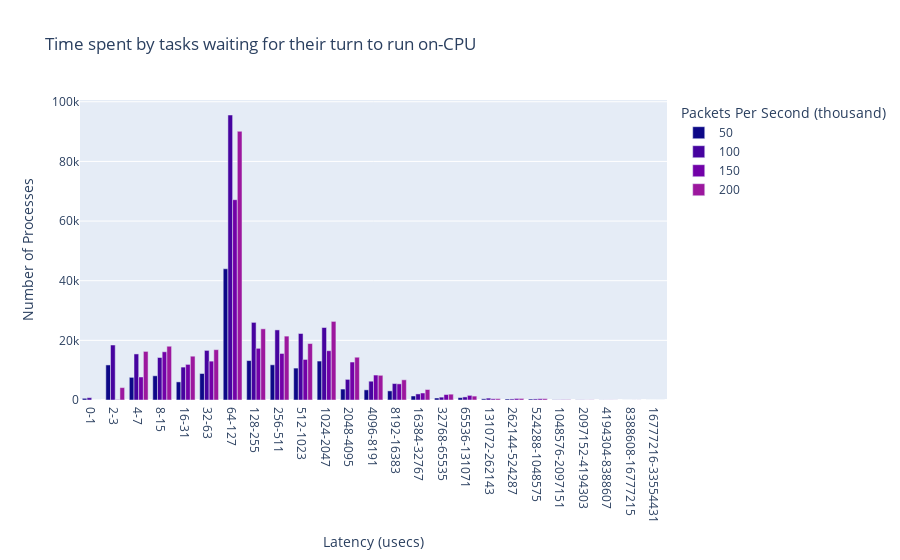
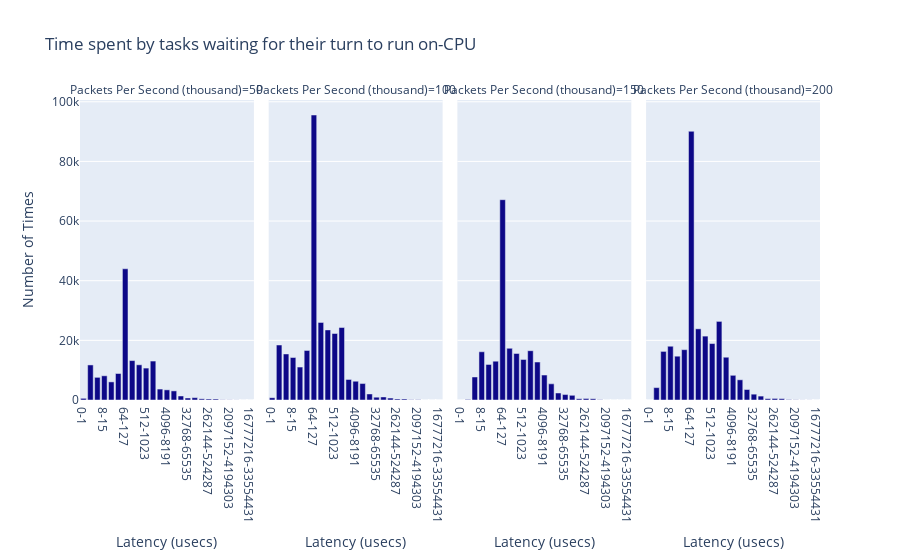

The notebook cell these images were saved under, in order:
### Code cell
offcpudist_df = spark.read.option("basePath", basePath).json(f"{basePath}/kpps=*/tool=offcpudist").select(
    "kpps", "ts", "val_type", "tool",
    explode("data").alias("dataExplode")
).orderBy(col('kpps')).select(col("kpps").cast(StringType()), "ts", "val_type", "tool", "dataExplode.*", concat_ws('-',col('dataExplode.interval-start'),col('dataExplode.interval-end')).alias("interval"))
offcpudist_fig_1 = px.bar(offcpudist_df.toPandas(), x="interval", y="count", color="kpps", barmode="group",
        title="Time spent by tasks waiting for their turn to run on-CPU",
        color_discrete_sequence=px.colors.sequential.Plasma,
        labels={
                    "kpps": "Packets Per Second (thousand)",
                    "count": "Number of Processes",
                    "interval": "Latency (usecs)"
        })
offcpudist_fig_1.show()
offcpudist_fig_1.write_image("images/offcpudist_fig_1.jpeg")
offcpudist_fig_2 = px.bar(offcpudist_df.toPandas(), x="interval", y="count", barmode="group",
        facet_col="kpps",
        title="Time spent by tasks waiting for their turn to run on-CPU",
        color_discrete_sequence=px.colors.sequential.Plasma,
        labels={
                    "kpps": "Packets Per Second (thousand)",
                    "count": "Number of Times",
                    "interval": "Latency (usecs)"
        })
offcpudist_fig_2.show()
offcpudist_fig_2.write_image("images/offcpudist_fig_2.jpeg")
with open(html_output_file, 'a') as f:
    f.write(offcpudist_fig_1.to_html(full_html=False, include_plotlyjs='cdn'))
    f.write(offcpudist_fig_2.to_html(full_html=False, include_plotlyjs='cdn'))

### Figure 1 — Plotly figure (JSON) as saved in the notebook; plotly's stock layout.template omitted (floating-point values rounded to 4 significant figures)
{"data": [{"alignmentgroup": "True", "hovertemplate": "Packets Per Second (thousand)=50<br>Latency (usecs)=%{x}<br>Number of Processes=%{y}<extra></extra>", "legendgroup": "50", "marker": {"color": "#0d0887", "pattern": {"shape": ""}}, "name": "50", "offsetgroup": "50", "orientation": "v", "showlegend": true, "textposition": "auto", "type": "bar", "x": ["0-1", "2-3", "4-7", "8-15", "16-31", "32-63", "64-127", "128-255", "256-511", "512-1023", "1024-2047", "2048-4095", "4096-8191", "8192-16383", "16384-32767", "32768-65535", "65536-131071", "131072-262143", "262144-524287", "524288-1048575", "1048576-2097151", "2097152-4194303", "4194304-8388607", "8388608-16777215", "16777216-33554431"], "xaxis": "x", "y": [563, 11757, 7598, 8117, 6073, 8885, 43996, 13223, 11804, 10704, 13062, 3670, 3403, 3056, 1351, 669, 788, 398, 341, 335, 65, 48, 28, 9, 1], "yaxis": "y"}, {"alignmentgroup": "True", "hovertemplate": "Packets Per Second (thousand)=100<br>Latency (usecs)=%{x}<br>Number of Processes=%{y}<extra></extra>", "legendgroup": "100", "marker": {"color": "#46039f", "pattern": {"shape": ""}}, "name": "100", "offsetgroup": "100", "orientation": "v", "showlegend": true, "textposition": "auto", "type": "bar", "x": ["0-1", "2-3", "4-7", "8-15", "16-31", "32-63", "64-127", "128-255", "256-511", "512-1023", "1024-2047", "2048-4095", "4096-8191", "8192-16383", "16384-32767", "32768-65535", "65536-131071", "131072-262143", "262144-524287", "524288-1048575", "1048576-2097151", "2097152-4194303", "4194304-8388607", "8388608-16777215", "16777216-33554431"], "xaxis": "x", "y": [771, 18443, 15446, 14251, 11034, 16632, 95565, 26025, 23505, 22297, 24302, 6913, 6301, 5514, 2037, 962, 1029, 633, 363, 362, 66, 61, 31, 10, 1], "yaxis": "y"}, {"alignmentgroup": "True", "hovertemplate": "Packets Per Second (thousand)=150<br>Latency (usecs)=%{x}<br>Number of Processes=%{y}<extra></extra>", "legendgroup": "150", "marker": {"color": "#7201a8", "pattern": {"shape": ""}}, "name": "150", "offsetgroup": "150", "orientation": "v", "showlegend": true, "textposition": "auto", "type": "bar", "x": ["0-1", "2-3", "4-7", "8-15", "16-31", "32-63", "64-127", "128-255", "256-511", "512-1023", "1024-2047", "2048-4095", "4096-8191", "8192-16383", "16384-32767", "32768-65535", "65536-131071", "131072-262143", "262144-524287", "524288-1048575", "1048576-2097151", "2097152-4194303", "4194304-8388607", "8388608-16777215", "16777216-33554431"], "xaxis": "x", "y": [0, 149, 7723, 16168, 11936, 13030, 67166, 17331, 15607, 13603, 16532, 12731, 8367, 5423, 2352, 1825, 1552, 418, 522, 436, 102, 41, 34, 12, 2], "yaxis": "y"}, {"alignmentgroup": "True", "hovertemplate": "Packets Per Second (thousand)=200<br>Latency (usecs)=%{x}<br>Number of Processes=%{y}<extra></extra>", "legendgroup": "200", "marker": {"color": "#9c179e", "pattern": {"shape": ""}}, "name": "200", "offsetgroup": "200", "orientation": "v", "showlegend": true, "textposition": "auto", "type": "bar", "x": ["0-1", "2-3", "4-7", "8-15", "16-31", "32-63", "64-127", "128-255", "256-511", "512-1023", "1024-2047", "2048-4095", "4096-8191", "8192-16383", "16384-32767", "32768-65535", "65536-131071", "131072-262143", "262144-524287", "524288-1048575", "1048576-2097151", "2097152-4194303", "4194304-8388607", "8388608-16777215", "16777216-33554431"], "xaxis": "x", "y": [1, 4155, 16296, 18028, 14690, 16876, 90104, 23866, 21422, 18924, 26355, 14344, 8279, 6773, 3516, 1954, 1312, 453, 520, 455, 117, 62, 27, 19, 1], "yaxis": "y"}], "layout": {"barmode": "group", "legend": {"title": {"text": "Packets Per Second (thousand)"}, "tracegroupgap": 0}, "title": {"text": "Time spent by tasks waiting for their turn to run on-CPU"}, "xaxis": {"anchor": "y", "domain": [0, 1], "title": {"text": "Latency (usecs)"}}, "yaxis": {"anchor": "x", "domain": [0, 1], "title": {"text": "Number of Processes"}}}}

### Figure 2 — Plotly figure (JSON) as saved in the notebook; plotly's stock layout.template omitted (floating-point values rounded to 4 significant figures)
{"data": [{"alignmentgroup": "True", "hovertemplate": "Packets Per Second (thousand)=50<br>Latency (usecs)=%{x}<br>Number of Times=%{y}<extra></extra>", "legendgroup": "", "marker": {"color": "#0d0887", "pattern": {"shape": ""}}, "name": "", "offsetgroup": "", "orientation": "v", "showlegend": false, "textposition": "auto", "type": "bar", "x": ["0-1", "2-3", "4-7", "8-15", "16-31", "32-63", "64-127", "128-255", "256-511", "512-1023", "1024-2047", "2048-4095", "4096-8191", "8192-16383", "16384-32767", "32768-65535", "65536-131071", "131072-262143", "262144-524287", "524288-1048575", "1048576-2097151", "2097152-4194303", "4194304-8388607", "8388608-16777215", "16777216-33554431"], "xaxis": "x", "y": [563, 11757, 7598, 8117, 6073, 8885, 43996, 13223, 11804, 10704, 13062, 3670, 3403, 3056, 1351, 669, 788, 398, 341, 335, 65, 48, 28, 9, 1], "yaxis": "y"}, {"alignmentgroup": "True", "hovertemplate": "Packets Per Second (thousand)=100<br>Latency (usecs)=%{x}<br>Number of Times=%{y}<extra></extra>", "legendgroup": "", "marker": {"color": "#0d0887", "pattern": {"shape": ""}}, "name": "", "offsetgroup": "", "orientation": "v", "showlegend": false, "textposition": "auto", "type": "bar", "x": ["0-1", "2-3", "4-7", "8-15", "16-31", "32-63", "64-127", "128-255", "256-511", "512-1023", "1024-2047", "2048-4095", "4096-8191", "8192-16383", "16384-32767", "32768-65535", "65536-131071", "131072-262143", "262144-524287", "524288-1048575", "1048576-2097151", "2097152-4194303", "4194304-8388607", "8388608-16777215", "16777216-33554431"], "xaxis": "x2", "y": [771, 18443, 15446, 14251, 11034, 16632, 95565, 26025, 23505, 22297, 24302, 6913, 6301, 5514, 2037, 962, 1029, 633, 363, 362, 66, 61, 31, 10, 1], "yaxis": "y2"}, {"alignmentgroup": "True", "hovertemplate": "Packets Per Second (thousand)=150<br>Latency (usecs)=%{x}<br>Number of Times=%{y}<extra></extra>", "legendgroup": "", "marker": {"color": "#0d0887", "pattern": {"shape": ""}}, "name": "", "offsetgroup": "", "orientation": "v", "showlegend": false, "textposition": "auto", "type": "bar", "x": ["0-1", "2-3", "4-7", "8-15", "16-31", "32-63", "64-127", "128-255", "256-511", "512-1023", "1024-2047", "2048-4095", "4096-8191", "8192-16383", "16384-32767", "32768-65535", "65536-131071", "131072-262143", "262144-524287", "524288-1048575", "1048576-2097151", "2097152-4194303", "4194304-8388607", "8388608-16777215", "16777216-33554431"], "xaxis": "x3", "y": [0, 149, 7723, 16168, 11936, 13030, 67166, 17331, 15607, 13603, 16532, 12731, 8367, 5423, 2352, 1825, 1552, 418, 522, 436, 102, 41, 34, 12, 2], "yaxis": "y3"}, {"alignmentgroup": "True", "hovertemplate": "Packets Per Second (thousand)=200<br>Latency (usecs)=%{x}<br>Number of Times=%{y}<extra></extra>", "legendgroup": "", "marker": {"color": "#0d0887", "pattern": {"shape": ""}}, "name": "", "offsetgroup": "", "orientation": "v", "showlegend": false, "textposition": "auto", "type": "bar", "x": ["0-1", "2-3", "4-7", "8-15", "16-31", "32-63", "64-127", "128-255", "256-511", "512-1023", "1024-2047", "2048-4095", "4096-8191", "8192-16383", "16384-32767", "32768-65535", "65536-131071", "131072-262143", "262144-524287", "524288-1048575", "1048576-2097151", "2097152-4194303", "4194304-8388607", "8388608-16777215", "16777216-33554431"], "xaxis": "x4", "y": [1, 4155, 16296, 18028, 14690, 16876, 90104, 23866, 21422, 18924, 26355, 14344, 8279, 6773, 3516, 1954, 1312, 453, 520, 455, 117, 62, 27, 19, 1], "yaxis": "y4"}], "layout": {"annotations": [{"font": {}, "showarrow": false, "text": "Packets Per Second (thousand)=50", "x": 0.1175, "xanchor": "center", "xref": "paper", "y": 1, "yanchor": "bottom", "yref": "paper"}, {"font": {}, "showarrow": false, "text": "Packets Per Second (thousand)=100", "x": 0.3725, "xanchor": "center", "xref": "paper", "y": 1, "yanchor": "bottom", "yref": "paper"}, {"font": {}, "showarrow": false, "text": "Packets Per Second (thousand)=150", "x": 0.6275, "xanchor": "center", "xref": "paper", "y": 1, "yanchor": "bottom", "yref": "paper"}, {"font": {}, "showarrow": false, "text": "Packets Per Second (thousand)=200", "x": 0.8825, "xanchor": "center", "xref": "paper", "y": 1, "yanchor": "bottom", "yref": "paper"}], "barmode": "group", "legend": {"tracegroupgap": 0}, "title": {"text": "Time spent by tasks waiting for their turn to run on-CPU"}, "xaxis": {"anchor": "y", "domain": [0, 0.235], "title": {"text": "Latency (usecs)"}}, "xaxis2": {"anchor": "y2", "domain": [0.255, 0.49], "matches": "x", "title": {"text": "Latency (usecs)"}}, "xaxis3": {"anchor": "y3", "domain": [0.51, 0.745], "matches": "x", "title": {"text": "Latency (usecs)"}}, "xaxis4": {"anchor": "y4", "domain": [0.765, 1.0], "matches": "x", "title": {"text": "Latency (usecs)"}}, "yaxis": {"anchor": "x", "domain": [0, 1], "title": {"text": "Number of Times"}}, "yaxis2": {"anchor": "x2", "domain": [0, 1], "matches": "y", "showticklabels": false}, "yaxis3": {"anchor": "x3", "domain": [0, 1], "matches": "y", "showticklabels": false}, "yaxis4": {"anchor": "x4", "domain": [0, 1], "matches": "y", "showticklabels": false}}}
